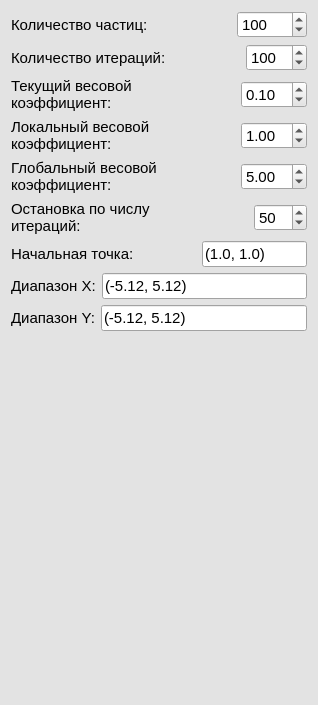
<?xml version="1.0" encoding="UTF-8"?>
<ui version="4.0">
 <class>Form</class>
 <widget class="QWidget" name="Form">
  <property name="geometry">
   <rect>
    <x>0</x>
    <y>0</y>
    <width>318</width>
    <height>705</height>
   </rect>
  </property>
  <property name="palette">
   <palette>
    <active>
     <colorrole role="WindowText">
      <brush brushstyle="SolidPattern">
       <color alpha="255">
        <red>0</red>
        <green>0</green>
        <blue>0</blue>
       </color>
      </brush>
     </colorrole>
     <colorrole role="Button">
      <brush brushstyle="SolidPattern">
       <color alpha="255">
        <red>227</red>
        <green>227</green>
        <blue>227</blue>
       </color>
      </brush>
     </colorrole>
     <colorrole role="Light">
      <brush brushstyle="SolidPattern">
       <color alpha="255">
        <red>255</red>
        <green>255</green>
        <blue>255</blue>
       </color>
      </brush>
     </colorrole>
     <colorrole role="Midlight">
      <brush brushstyle="SolidPattern">
       <color alpha="255">
        <red>241</red>
        <green>241</green>
        <blue>241</blue>
       </color>
      </brush>
     </colorrole>
     <colorrole role="Dark">
      <brush brushstyle="SolidPattern">
       <color alpha="255">
        <red>113</red>
        <green>113</green>
        <blue>113</blue>
       </color>
      </brush>
     </colorrole>
     <colorrole role="Mid">
      <brush brushstyle="SolidPattern">
       <color alpha="255">
        <red>151</red>
        <green>151</green>
        <blue>151</blue>
       </color>
      </brush>
     </colorrole>
     <colorrole role="Text">
      <brush brushstyle="SolidPattern">
       <color alpha="255">
        <red>0</red>
        <green>0</green>
        <blue>0</blue>
       </color>
      </brush>
     </colorrole>
     <colorrole role="BrightText">
      <brush brushstyle="SolidPattern">
       <color alpha="255">
        <red>255</red>
        <green>255</green>
        <blue>255</blue>
       </color>
      </brush>
     </colorrole>
     <colorrole role="ButtonText">
      <brush brushstyle="SolidPattern">
       <color alpha="255">
        <red>0</red>
        <green>0</green>
        <blue>0</blue>
       </color>
      </brush>
     </colorrole>
     <colorrole role="Base">
      <brush brushstyle="SolidPattern">
       <color alpha="255">
        <red>255</red>
        <green>255</green>
        <blue>255</blue>
       </color>
      </brush>
     </colorrole>
     <colorrole role="Window">
      <brush brushstyle="SolidPattern">
       <color alpha="255">
        <red>227</red>
        <green>227</green>
        <blue>227</blue>
       </color>
      </brush>
     </colorrole>
     <colorrole role="Shadow">
      <brush brushstyle="SolidPattern">
       <color alpha="255">
        <red>0</red>
        <green>0</green>
        <blue>0</blue>
       </color>
      </brush>
     </colorrole>
     <colorrole role="AlternateBase">
      <brush brushstyle="SolidPattern">
       <color alpha="255">
        <red>241</red>
        <green>241</green>
        <blue>241</blue>
       </color>
      </brush>
     </colorrole>
     <colorrole role="ToolTipBase">
      <brush brushstyle="SolidPattern">
       <color alpha="255">
        <red>255</red>
        <green>255</green>
        <blue>220</blue>
       </color>
      </brush>
     </colorrole>
     <colorrole role="ToolTipText">
      <brush brushstyle="SolidPattern">
       <color alpha="255">
        <red>0</red>
        <green>0</green>
        <blue>0</blue>
       </color>
      </brush>
     </colorrole>
     <colorrole role="PlaceholderText">
      <brush brushstyle="SolidPattern">
       <color alpha="128">
        <red>0</red>
        <green>0</green>
        <blue>0</blue>
       </color>
      </brush>
     </colorrole>
    </active>
    <inactive>
     <colorrole role="WindowText">
      <brush brushstyle="SolidPattern">
       <color alpha="255">
        <red>0</red>
        <green>0</green>
        <blue>0</blue>
       </color>
      </brush>
     </colorrole>
     <colorrole role="Button">
      <brush brushstyle="SolidPattern">
       <color alpha="255">
        <red>227</red>
        <green>227</green>
        <blue>227</blue>
       </color>
      </brush>
     </colorrole>
     <colorrole role="Light">
      <brush brushstyle="SolidPattern">
       <color alpha="255">
        <red>255</red>
        <green>255</green>
        <blue>255</blue>
       </color>
      </brush>
     </colorrole>
     <colorrole role="Midlight">
      <brush brushstyle="SolidPattern">
       <color alpha="255">
        <red>241</red>
        <green>241</green>
        <blue>241</blue>
       </color>
      </brush>
     </colorrole>
     <colorrole role="Dark">
      <brush brushstyle="SolidPattern">
       <color alpha="255">
        <red>113</red>
        <green>113</green>
        <blue>113</blue>
       </color>
      </brush>
     </colorrole>
     <colorrole role="Mid">
      <brush brushstyle="SolidPattern">
       <color alpha="255">
        <red>151</red>
        <green>151</green>
        <blue>151</blue>
       </color>
      </brush>
     </colorrole>
     <colorrole role="Text">
      <brush brushstyle="SolidPattern">
       <color alpha="255">
        <red>0</red>
        <green>0</green>
        <blue>0</blue>
       </color>
      </brush>
     </colorrole>
     <colorrole role="BrightText">
      <brush brushstyle="SolidPattern">
       <color alpha="255">
        <red>255</red>
        <green>255</green>
        <blue>255</blue>
       </color>
      </brush>
     </colorrole>
     <colorrole role="ButtonText">
      <brush brushstyle="SolidPattern">
       <color alpha="255">
        <red>0</red>
        <green>0</green>
        <blue>0</blue>
       </color>
      </brush>
     </colorrole>
     <colorrole role="Base">
      <brush brushstyle="SolidPattern">
       <color alpha="255">
        <red>255</red>
        <green>255</green>
        <blue>255</blue>
       </color>
      </brush>
     </colorrole>
     <colorrole role="Window">
      <brush brushstyle="SolidPattern">
       <color alpha="255">
        <red>227</red>
        <green>227</green>
        <blue>227</blue>
       </color>
      </brush>
     </colorrole>
     <colorrole role="Shadow">
      <brush brushstyle="SolidPattern">
       <color alpha="255">
        <red>0</red>
        <green>0</green>
        <blue>0</blue>
       </color>
      </brush>
     </colorrole>
     <colorrole role="AlternateBase">
      <brush brushstyle="SolidPattern">
       <color alpha="255">
        <red>241</red>
        <green>241</green>
        <blue>241</blue>
       </color>
      </brush>
     </colorrole>
     <colorrole role="ToolTipBase">
      <brush brushstyle="SolidPattern">
       <color alpha="255">
        <red>255</red>
        <green>255</green>
        <blue>220</blue>
       </color>
      </brush>
     </colorrole>
     <colorrole role="ToolTipText">
      <brush brushstyle="SolidPattern">
       <color alpha="255">
        <red>0</red>
        <green>0</green>
        <blue>0</blue>
       </color>
      </brush>
     </colorrole>
     <colorrole role="PlaceholderText">
      <brush brushstyle="SolidPattern">
       <color alpha="128">
        <red>0</red>
        <green>0</green>
        <blue>0</blue>
       </color>
      </brush>
     </colorrole>
    </inactive>
    <disabled>
     <colorrole role="WindowText">
      <brush brushstyle="SolidPattern">
       <color alpha="255">
        <red>113</red>
        <green>113</green>
        <blue>113</blue>
       </color>
      </brush>
     </colorrole>
     <colorrole role="Button">
      <brush brushstyle="SolidPattern">
       <color alpha="255">
        <red>227</red>
        <green>227</green>
        <blue>227</blue>
       </color>
      </brush>
     </colorrole>
     <colorrole role="Light">
      <brush brushstyle="SolidPattern">
       <color alpha="255">
        <red>255</red>
        <green>255</green>
        <blue>255</blue>
       </color>
      </brush>
     </colorrole>
     <colorrole role="Midlight">
      <brush brushstyle="SolidPattern">
       <color alpha="255">
        <red>241</red>
        <green>241</green>
        <blue>241</blue>
       </color>
      </brush>
     </colorrole>
     <colorrole role="Dark">
      <brush brushstyle="SolidPattern">
       <color alpha="255">
        <red>113</red>
        <green>113</green>
        <blue>113</blue>
       </color>
      </brush>
     </colorrole>
     <colorrole role="Mid">
      <brush brushstyle="SolidPattern">
       <color alpha="255">
        <red>151</red>
        <green>151</green>
        <blue>151</blue>
       </color>
      </brush>
     </colorrole>
     <colorrole role="Text">
      <brush brushstyle="SolidPattern">
       <color alpha="255">
        <red>113</red>
        <green>113</green>
        <blue>113</blue>
       </color>
      </brush>
     </colorrole>
     <colorrole role="BrightText">
      <brush brushstyle="SolidPattern">
       <color alpha="255">
        <red>255</red>
        <green>255</green>
        <blue>255</blue>
       </color>
      </brush>
     </colorrole>
     <colorrole role="ButtonText">
      <brush brushstyle="SolidPattern">
       <color alpha="255">
        <red>113</red>
        <green>113</green>
        <blue>113</blue>
       </color>
      </brush>
     </colorrole>
     <colorrole role="Base">
      <brush brushstyle="SolidPattern">
       <color alpha="255">
        <red>227</red>
        <green>227</green>
        <blue>227</blue>
       </color>
      </brush>
     </colorrole>
     <colorrole role="Window">
      <brush brushstyle="SolidPattern">
       <color alpha="255">
        <red>227</red>
        <green>227</green>
        <blue>227</blue>
       </color>
      </brush>
     </colorrole>
     <colorrole role="Shadow">
      <brush brushstyle="SolidPattern">
       <color alpha="255">
        <red>0</red>
        <green>0</green>
        <blue>0</blue>
       </color>
      </brush>
     </colorrole>
     <colorrole role="AlternateBase">
      <brush brushstyle="SolidPattern">
       <color alpha="255">
        <red>227</red>
        <green>227</green>
        <blue>227</blue>
       </color>
      </brush>
     </colorrole>
     <colorrole role="ToolTipBase">
      <brush brushstyle="SolidPattern">
       <color alpha="255">
        <red>255</red>
        <green>255</green>
        <blue>220</blue>
       </color>
      </brush>
     </colorrole>
     <colorrole role="ToolTipText">
      <brush brushstyle="SolidPattern">
       <color alpha="255">
        <red>0</red>
        <green>0</green>
        <blue>0</blue>
       </color>
      </brush>
     </colorrole>
     <colorrole role="PlaceholderText">
      <brush brushstyle="SolidPattern">
       <color alpha="128">
        <red>0</red>
        <green>0</green>
        <blue>0</blue>
       </color>
      </brush>
     </colorrole>
    </disabled>
   </palette>
  </property>
  <property name="windowTitle">
   <string>Form</string>
  </property>
  <layout class="QVBoxLayout" name="verticalLayout">
   <item>
    <layout class="QHBoxLayout" name="horizontalLayout_4">
     <item>
      <widget class="QLabel" name="label">
       <property name="font">
        <font>
         <pointsize>11</pointsize>
        </font>
       </property>
       <property name="text">
        <string>Количество частиц:</string>
       </property>
      </widget>
     </item>
     <item>
      <spacer name="horizontalSpacer_6">
       <property name="orientation">
        <enum>Qt::Horizontal</enum>
       </property>
       <property name="sizeHint" stdset="0">
        <size>
         <width>30</width>
         <height>20</height>
        </size>
       </property>
      </spacer>
     </item>
     <item>
      <widget class="QSpinBox" name="swarm_size">
       <property name="font">
        <font>
         <pointsize>11</pointsize>
        </font>
       </property>
       <property name="maximum">
        <number>10000</number>
       </property>
       <property name="singleStep">
        <number>10</number>
       </property>
       <property name="value">
        <number>100</number>
       </property>
      </widget>
     </item>
    </layout>
   </item>
   <item>
    <layout class="QHBoxLayout" name="horizontalLayout_3">
     <item>
      <widget class="QLabel" name="label_2">
       <property name="font">
        <font>
         <pointsize>11</pointsize>
        </font>
       </property>
       <property name="text">
        <string>Количество итераций:</string>
       </property>
      </widget>
     </item>
     <item>
      <spacer name="horizontalSpacer_5">
       <property name="orientation">
        <enum>Qt::Horizontal</enum>
       </property>
       <property name="sizeHint" stdset="0">
        <size>
         <width>30</width>
         <height>20</height>
        </size>
       </property>
      </spacer>
     </item>
     <item>
      <widget class="QSpinBox" name="max_iterations">
       <property name="font">
        <font>
         <pointsize>11</pointsize>
        </font>
       </property>
       <property name="minimum">
        <number>1</number>
       </property>
       <property name="maximum">
        <number>1000</number>
       </property>
       <property name="singleStep">
        <number>10</number>
       </property>
       <property name="value">
        <number>100</number>
       </property>
      </widget>
     </item>
    </layout>
   </item>
   <item>
    <layout class="QHBoxLayout" name="horizontalLayout">
     <item>
      <widget class="QLabel" name="label_4">
       <property name="font">
        <font>
         <pointsize>11</pointsize>
        </font>
       </property>
       <property name="text">
        <string>Текущий весовой коэффициент:</string>
       </property>
       <property name="wordWrap">
        <bool>true</bool>
       </property>
      </widget>
     </item>
     <item>
      <spacer name="horizontalSpacer_3">
       <property name="orientation">
        <enum>Qt::Horizontal</enum>
       </property>
       <property name="sizeHint" stdset="0">
        <size>
         <width>40</width>
         <height>20</height>
        </size>
       </property>
      </spacer>
     </item>
     <item>
      <widget class="QDoubleSpinBox" name="current_velocity_ratio">
       <property name="font">
        <font>
         <pointsize>11</pointsize>
        </font>
       </property>
       <property name="minimum">
        <double>0.010000000000000</double>
       </property>
       <property name="maximum">
        <double>99.989999999999995</double>
       </property>
       <property name="singleStep">
        <double>0.010000000000000</double>
       </property>
       <property name="value">
        <double>0.100000000000000</double>
       </property>
      </widget>
     </item>
    </layout>
   </item>
   <item>
    <layout class="QHBoxLayout" name="horizontalLayout_6">
     <item>
      <widget class="QLabel" name="label_6">
       <property name="font">
        <font>
         <pointsize>11</pointsize>
        </font>
       </property>
       <property name="text">
        <string>Локальный весовой коэффициент:</string>
       </property>
       <property name="wordWrap">
        <bool>true</bool>
       </property>
      </widget>
     </item>
     <item>
      <spacer name="horizontalSpacer">
       <property name="orientation">
        <enum>Qt::Horizontal</enum>
       </property>
       <property name="sizeHint" stdset="0">
        <size>
         <width>40</width>
         <height>20</height>
        </size>
       </property>
      </spacer>
     </item>
     <item>
      <widget class="QDoubleSpinBox" name="local_velocity_ratio">
       <property name="font">
        <font>
         <pointsize>11</pointsize>
        </font>
       </property>
       <property name="minimum">
        <double>0.010000000000000</double>
       </property>
       <property name="maximum">
        <double>99.989999999999995</double>
       </property>
       <property name="singleStep">
        <double>0.010000000000000</double>
       </property>
       <property name="value">
        <double>1.000000000000000</double>
       </property>
      </widget>
     </item>
    </layout>
   </item>
   <item>
    <layout class="QHBoxLayout" name="horizontalLayout_7">
     <item>
      <widget class="QLabel" name="label_7">
       <property name="font">
        <font>
         <pointsize>11</pointsize>
        </font>
       </property>
       <property name="text">
        <string>Глобальный весовой коэффициент:</string>
       </property>
       <property name="wordWrap">
        <bool>true</bool>
       </property>
      </widget>
     </item>
     <item>
      <spacer name="horizontalSpacer_2">
       <property name="orientation">
        <enum>Qt::Horizontal</enum>
       </property>
       <property name="sizeHint" stdset="0">
        <size>
         <width>40</width>
         <height>20</height>
        </size>
       </property>
      </spacer>
     </item>
     <item>
      <widget class="QDoubleSpinBox" name="global_velocity_ratio">
       <property name="font">
        <font>
         <pointsize>11</pointsize>
        </font>
       </property>
       <property name="minimum">
        <double>0.100000000000000</double>
       </property>
       <property name="maximum">
        <double>10.000000000000000</double>
       </property>
       <property name="singleStep">
        <double>0.010000000000000</double>
       </property>
       <property name="value">
        <double>5.000000000000000</double>
       </property>
      </widget>
     </item>
    </layout>
   </item>
   <item>
    <layout class="QHBoxLayout" name="horizontalLayout_10">
     <item>
      <widget class="QLabel" name="label_8">
       <property name="font">
        <font>
         <pointsize>11</pointsize>
        </font>
       </property>
       <property name="text">
        <string>Остановка по числу итераций:</string>
       </property>
       <property name="wordWrap">
        <bool>true</bool>
       </property>
      </widget>
     </item>
     <item>
      <spacer name="horizontalSpacer_7">
       <property name="orientation">
        <enum>Qt::Horizontal</enum>
       </property>
       <property name="sizeHint" stdset="0">
        <size>
         <width>40</width>
         <height>20</height>
        </size>
       </property>
      </spacer>
     </item>
     <item>
      <widget class="QSpinBox" name="no_changes_iterations_count">
       <property name="font">
        <font>
         <pointsize>11</pointsize>
        </font>
       </property>
       <property name="minimum">
        <number>1</number>
       </property>
       <property name="maximum">
        <number>500</number>
       </property>
       <property name="value">
        <number>50</number>
       </property>
      </widget>
     </item>
    </layout>
   </item>
   <item>
    <layout class="QHBoxLayout" name="horizontalLayout_5">
     <item>
      <widget class="QLabel" name="label_3">
       <property name="font">
        <font>
         <pointsize>11</pointsize>
        </font>
       </property>
       <property name="text">
        <string>Начальная точка:</string>
       </property>
      </widget>
     </item>
     <item>
      <spacer name="horizontalSpacer_4">
       <property name="orientation">
        <enum>Qt::Horizontal</enum>
       </property>
       <property name="sizeHint" stdset="0">
        <size>
         <width>100</width>
         <height>20</height>
        </size>
       </property>
      </spacer>
     </item>
     <item>
      <widget class="QLineEdit" name="initial_point">
       <property name="font">
        <font>
         <pointsize>11</pointsize>
        </font>
       </property>
       <property name="text">
        <string>(1.0, 1.0)</string>
       </property>
       <property name="placeholderText">
        <string>(1.0, 1.0)</string>
       </property>
      </widget>
     </item>
    </layout>
   </item>
   <item>
    <layout class="QHBoxLayout" name="horizontalLayout_8">
     <item>
      <widget class="QLabel" name="label_9">
       <property name="font">
        <font>
         <pointsize>11</pointsize>
        </font>
       </property>
       <property name="text">
        <string>Диапазон X:</string>
       </property>
      </widget>
     </item>
     <item>
      <widget class="QLineEdit" name="x_range">
       <property name="font">
        <font>
         <pointsize>11</pointsize>
        </font>
       </property>
       <property name="text">
        <string>(-5.12, 5.12)</string>
       </property>
       <property name="placeholderText">
        <string>(5.0, 5.0)</string>
       </property>
      </widget>
     </item>
    </layout>
   </item>
   <item>
    <layout class="QHBoxLayout" name="horizontalLayout_9">
     <item>
      <widget class="QLabel" name="label_10">
       <property name="font">
        <font>
         <pointsize>11</pointsize>
        </font>
       </property>
       <property name="text">
        <string>Диапазон Y:</string>
       </property>
      </widget>
     </item>
     <item>
      <widget class="QLineEdit" name="y_range">
       <property name="font">
        <font>
         <pointsize>11</pointsize>
        </font>
       </property>
       <property name="text">
        <string>(-5.12, 5.12)</string>
       </property>
       <property name="placeholderText">
        <string>(5.0, 5.0)</string>
       </property>
      </widget>
     </item>
    </layout>
   </item>
   <item>
    <spacer name="verticalSpacer">
     <property name="orientation">
      <enum>Qt::Vertical</enum>
     </property>
     <property name="sizeHint" stdset="0">
      <size>
       <width>20</width>
       <height>40</height>
      </size>
     </property>
    </spacer>
   </item>
  </layout>
 </widget>
 <resources/>
 <connections/>
</ui>
